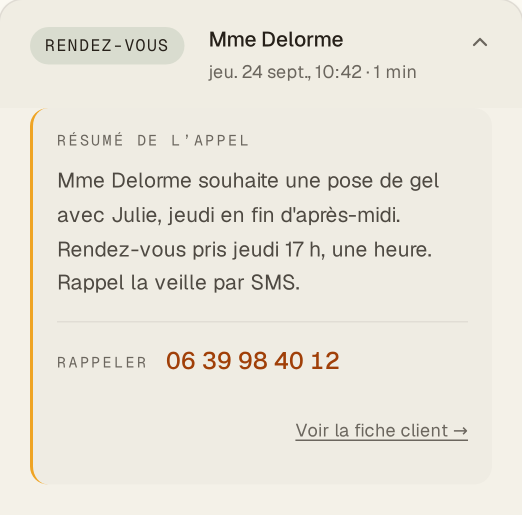
#> input picture videos/ux-retravail/24h-chez-vokio/assets/captures/institut_beaute-brut.png, 1044 x 1029 px (shown at 1/2 size); its folder holds 4 pictures in this run
$ python preparer.py
#> lines starting #> are read from the running program, lines starting #| are printed output that depends on the picture
#!/usr/bin/env python3
"""Prépare les quatre cartes de « 24 h chez Vokio » (25/09).

Source : assets/captures/<metier>-brut.png, la carte « appel déplié » filmée dans
app.vokio.fr (plans.py) après garnir_24h.py (/root/vokio-deploy/24h-vokio-250926/).

1. Coupe tout ce qui suit le résumé (filet, « Rappeler 06 … », lien vers la fiche) et
   recolle le bas arrondi de la boîte : aucun numéro à l'écran, trois lignes de moins.
2. Efface le paragraphe du résumé à la couleur du fond de la boîte (carte vide) :
   le texte est réécrit en HTML par-dessus, pour pouvoir souligner la phrase clé.
3. Écrit cartes.json : hauteur de chaque carte et position de la première ligne,
   relevées sur les pixels, jamais saisies.
"""
import json
from pathlib import Path
from PIL import Image

ICI = Path(__file__).parent
CAP = ICI / "assets" / "captures"
FOND_BOITE = (239, 236, 227)


def grappes(im):
    """Rangées d'encre regroupées : [(y0, y1, x0, x1)]."""
    W, H = im.size
    px = im.load()
    out, cur = [], None
    for y in range(H):
        xs = [x for x in range(70, 1000) if sum(px[x, y]) < 600]
        if xs and cur is None:
            cur = [y, y, min(xs), max(xs)]
        elif xs:
            cur[1], cur[2], cur[3] = y, min(cur[2], min(xs)), max(cur[3], max(xs))
        elif cur:
            out.append(tuple(cur)); cur = None
    return out


res = {}
for m in ["institut_beaute", "restaurant", "veterinaire", "plombier"]:
    im = Image.open(CAP / f"{m}-brut.png").convert("RGB")
#> im is the input picture: PIL image 1044x1029 RGB; mean R, G, B 233.9, 230.3, 220.4
    W, H = im.size
#> W = 1044; H = 1029
    g = grappes(im)
#> the loop in grappes, `for y in range(H):` made 1029 passes
#> after the loop in grappes, `for y in range(H):`: out = 13 items, first 6: (63, 102, 92, 973), (130, 161, 417, 830), (217, 232, 70, 87), (264, 267, 145, 240), (269, 291, 116, 494), (345, 381, 118, 877)
#> g has the same summary as out in grappes
    # les lignes du résumé : après l'étiquette « RÉSUMÉ DE L'APPEL » (y≈270-291),
    # corps ~37 px, pas de 68-69 px ; la suivante qui décroche de plus de 100 px est « Rappeler »
    corps = [c for c in g if c[0] > 330 and 30 <= c[1] - c[0] <= 42]
#> corps = [(345, 381, 118, 877), (413, 450, 116, 798), (483, 519, 118, 861), (548, 585, 118, 597), (703, 738, 116, 676)]
    lignes = [corps[0]]
#> lignes = [(345, 381, 118, 877)]
    for c in corps[1:]:
        if c[0] - lignes[-1][0] > 100:
            break
        lignes.append(c)
#> this loop made 4 passes
#> after the loop, lignes = [(345, 381, 118, 877), (413, 450, 116, 798), (483, 519, 118, 861), (548, 585, 118, 597)]
    y_prem, y_der = lignes[0][0], lignes[-1][1]
#> y_prem = 345; y_der = 585
    # bas de la boîte : premier y, sous le lien, où la colonne x=500 quitte le fond de boîte
    px = im.load()
    bb = next(y for y in range(y_der + 200, H) if px[500, y] != FOND_BOITE and px[500, y - 1] == FOND_BOITE)
#> bb = 969
    coupe_haut = y_der + 44            # un peu d'air sous la dernière ligne
#> coupe_haut = 629
    bas = im.crop((0, bb - 36, W, H))  # l'arrondi du bas de la boîte et la marge
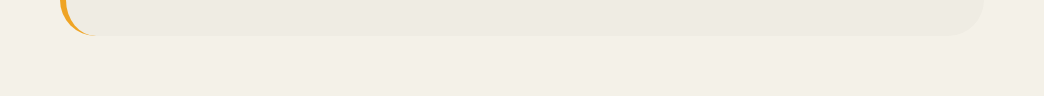
#> bas: PIL image 1044x96 RGB; mean R, G, B 242.4, 239.2, 230
    vide = im.crop((0, 0, W, coupe_haut)).copy()
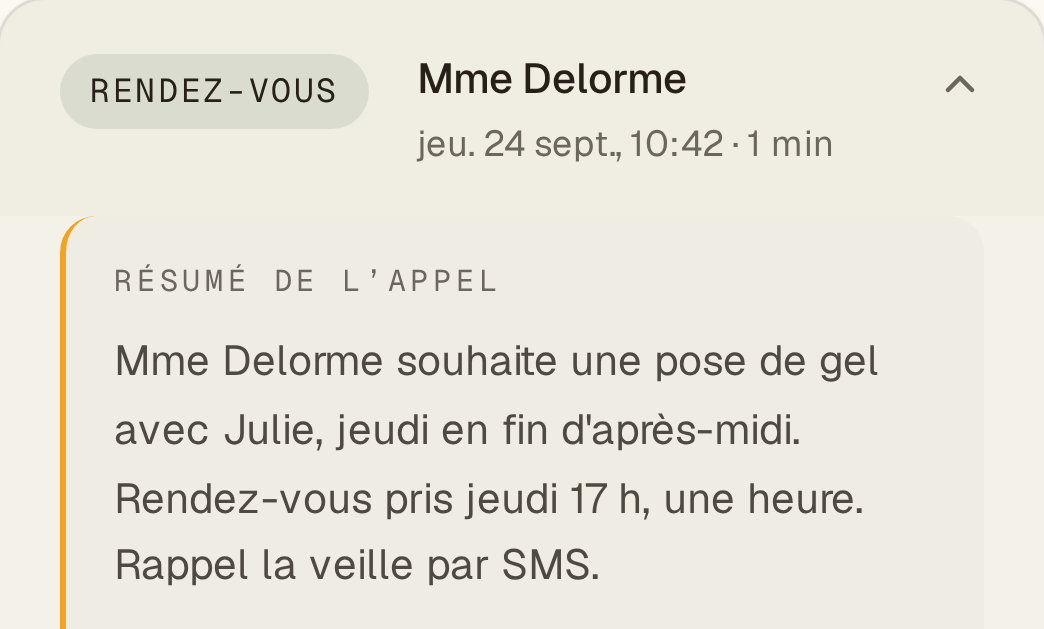
#> vide: PIL image 1044x629 RGB; mean R, G, B 231.3, 228.1, 218.3
    # efface le paragraphe
    for y in range(y_prem - 14, coupe_haut):
        for x in range(96, 962):
            vide.putpixel((x, y), FOND_BOITE)
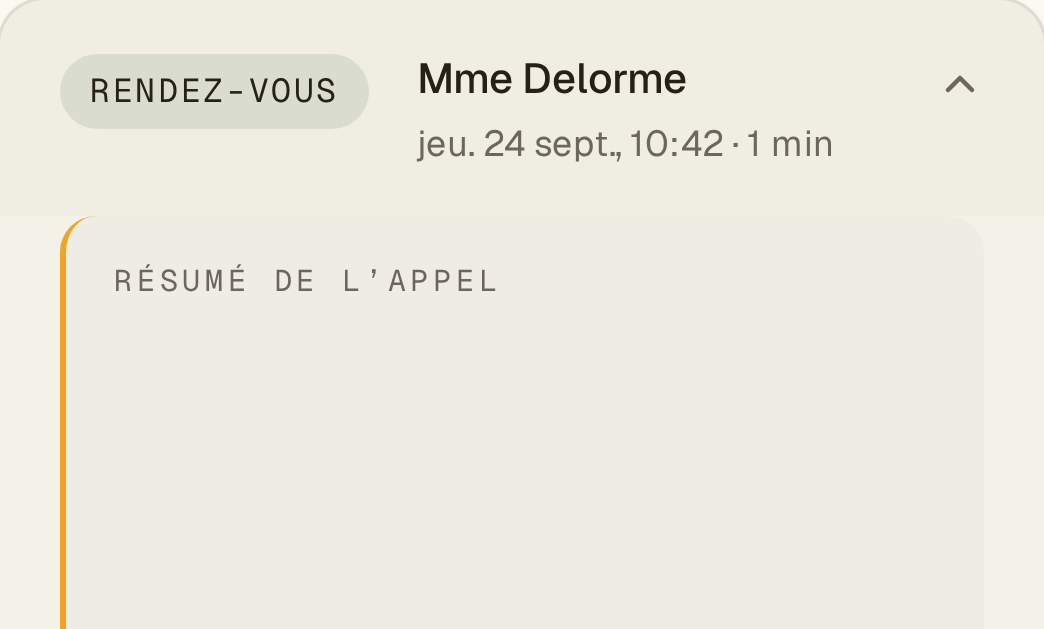
#> vide: PIL image 1044x629 RGB; mean R, G, B 236.7, 233.6, 223.7
    out = Image.new("RGB", (W, vide.height + bas.height))
#> out: PIL image 1044x725 RGB; every value is 0
    out.paste(vide, (0, 0)); out.paste(bas, (0, vide.height))
#> after `out.paste(vide, (0, 0))`:
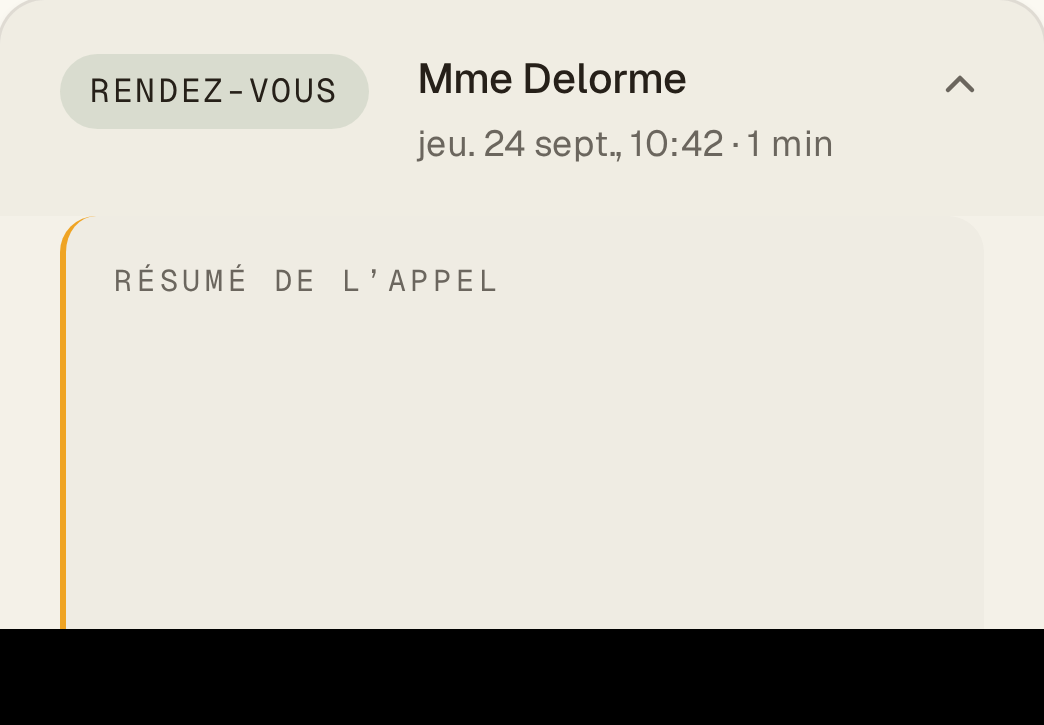
#> out: PIL image 1044x725 RGB; mean R, G, B 205.3, 202.6, 194.1
#> after `out.paste(bas, (0, vide.height))`:
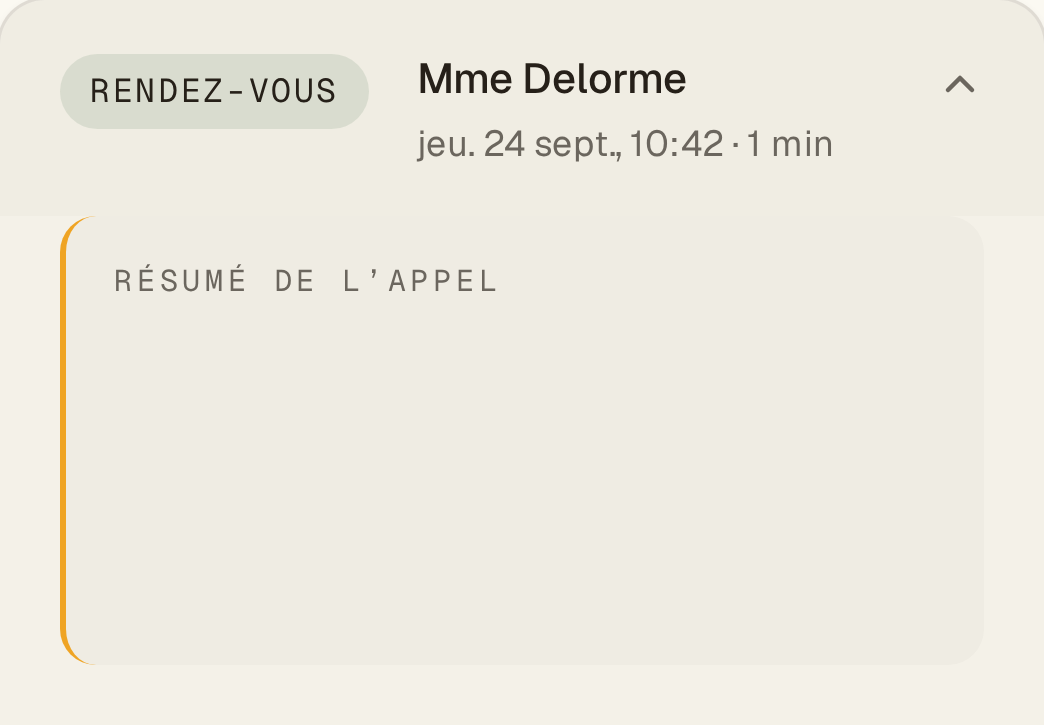
#> out: PIL image 1044x725 RGB; mean R, G, B 237.4, 234.3, 224.6
    out.save(CAP / f"{m}-vide.png")
    res[m] = dict(largeur=W, hauteur=out.height, y_premiere_ligne=y_prem,
                  x_texte=min(c[2] for c in lignes), lignes=len(lignes))
    print(m, res[m])
#| institut_beaute {'largeur': 1044, 'hauteur': 725, 'y_premiere_ligne': 345, 'x_texte': 116, 'lignes': 4}
#> pass 2 of the loop `for m in ["institut_beaute", "restaurant", "veterinaire", "plombier"]:`:
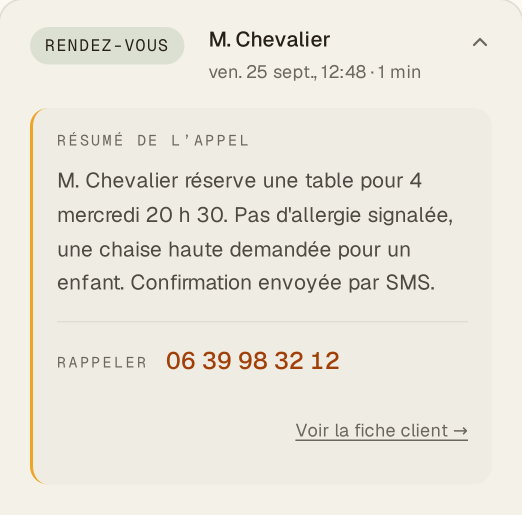
#> input picture videos/ux-retravail/24h-chez-vokio/assets/captures/restaurant-brut.png, 1044 x 1029 px (shown at 1/2 size)
#> im is the input picture: PIL image 1044x1029 RGB; mean R, G, B 234.4, 230.8, 221.1
#> the loop in grappes (call 2), `for y in range(H):` made 1029 passes
#> g = 13 items, first 6: (62, 102, 92, 973), (130, 161, 418, 839), (217, 232, 70, 87), (264, 267, 145, 240), (269, 291, 116, 494), (344, 381, 118, 842)
#> corps = [(344, 381, 118, 842), (413, 450, 117, 903), (482, 519, 117, 818), (548, 585, 116, 867), (703, 738, 116, 676)]
#> `lignes = [corps[0]]`: lignes = [(344, 381, 118, 842)]
#> the loop `for c in corps[1:]:` made 4 passes
#> after the loop `for c in corps[1:]:`: lignes = [(344, 381, 118, 842), (413, 450, 117, 903), (482, 519, 117, 818), (548, 585, 116, 867)]
#> y_prem = 344
#> after the loop `for y in range(y_prem - 14, coupe_haut):`:
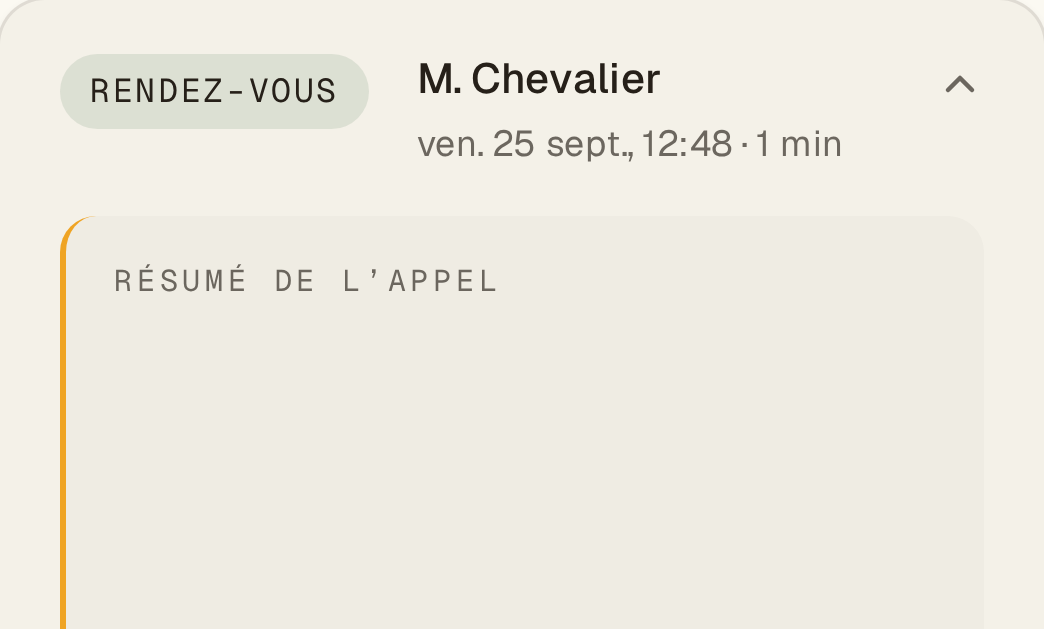
#> vide: PIL image 1044x629 RGB; mean R, G, B 238.1, 235, 225.5
#> `out.paste(bas, (0, vide.height))`:
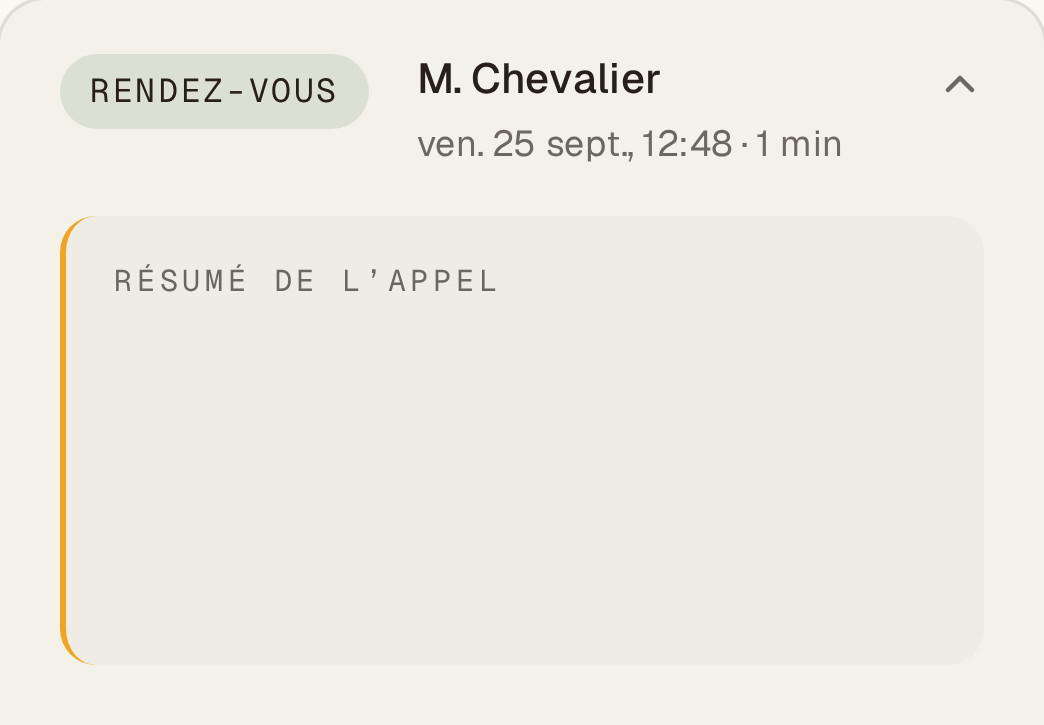
#> out: PIL image 1044x725 RGB; mean R, G, B 238.6, 235.6, 226.1
#| restaurant {'largeur': 1044, 'hauteur': 725, 'y_premiere_ligne': 344, 'x_texte': 116, 'lignes': 4}
#> pass 3 of the loop `for m in ["institut_beaute", "restaurant", "veterinaire", "plombier"]:`:
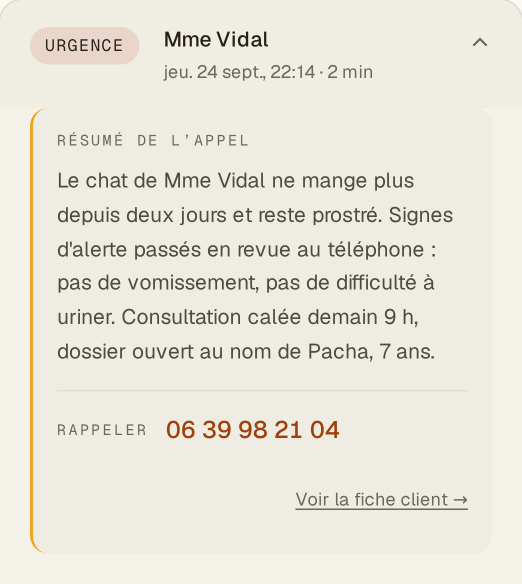
#> input picture videos/ux-retravail/24h-chez-vokio/assets/captures/veterinaire-brut.png, 1044 x 1167 px (shown at 1/2 size)
#> im is the input picture: PIL image 1044x1167 RGB; mean R, G, B 233.1, 229.2, 219.4
#> g = 15 items, first 6: (63, 102, 92, 973), (130, 161, 327, 743), (217, 232, 70, 87), (264, 267, 145, 240), (269, 291, 116, 494), (345, 381, 118, 826)
#> corps = [(345, 381, 118, 826), (413, 450, 116, 904), (482, 519, 116, 869), (548, 585, 117, 868), (617, 654, 117, 834), (687, 723, 116, 867), (841, 876, 116, 677)]
#> `lignes = [corps[0]]`: lignes = [(345, 381, 118, 826)]
#> the loop `for c in corps[1:]:` made 6 passes
#> after the loop `for c in corps[1:]:`: lignes = [(345, 381, 118, 826), (413, 450, 116, 904), (482, 519, 116, 869), (548, 585, 117, 868), (617, 654, 117, 834), (687, 723, 116, 867)]
#> y_prem = 345; y_der = 723
#> bb = 1107
#> coupe_haut = 767
#> after the loop `for y in range(y_prem - 14, coupe_haut):`:
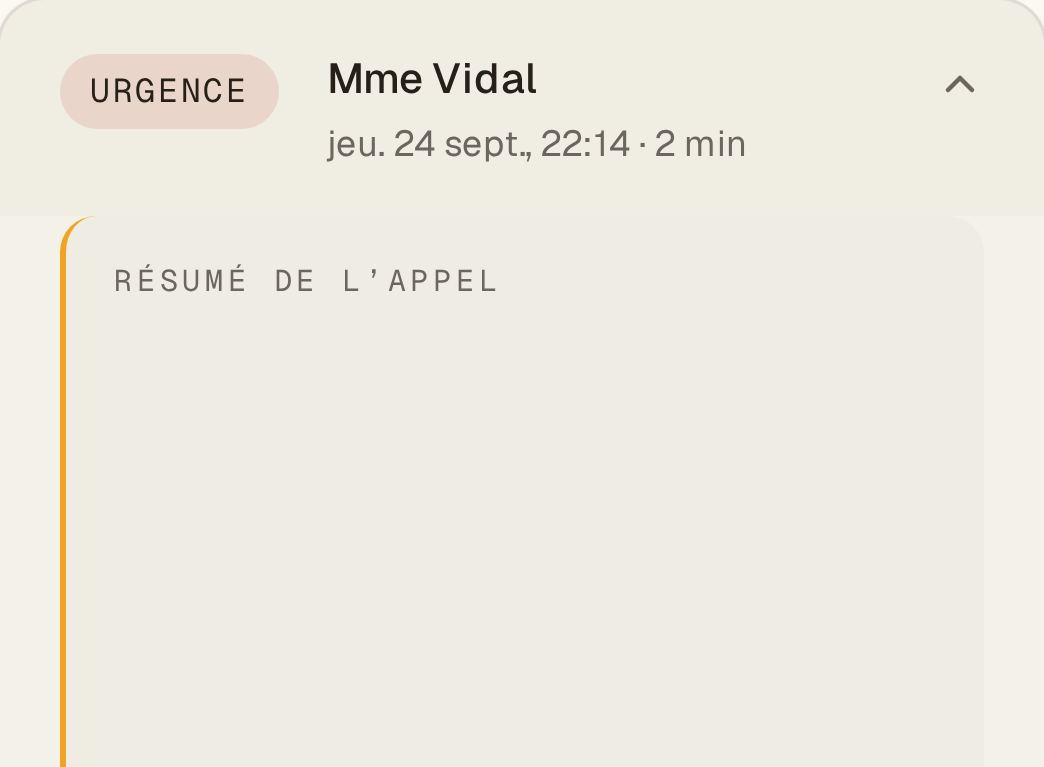
#> vide: PIL image 1044x767 RGB; mean R, G, B 237.9, 234.3, 224.5
#> `out.paste(bas, (0, vide.height))`:
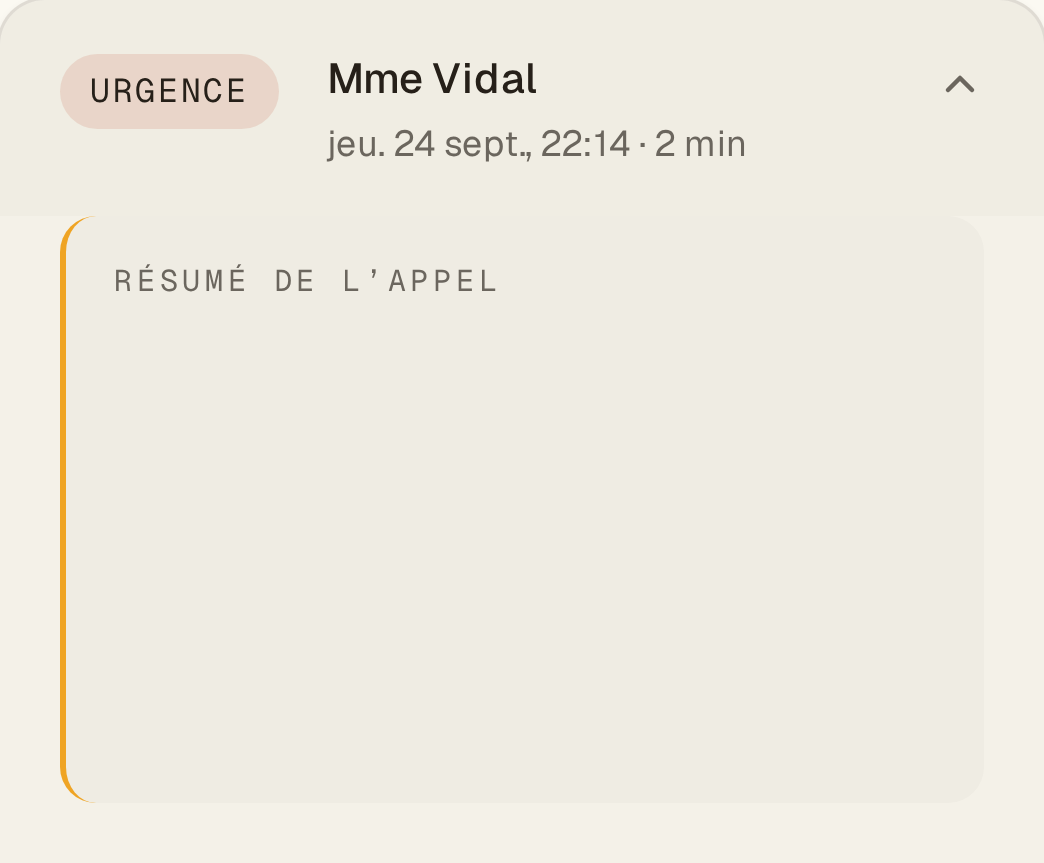
#> out: PIL image 1044x863 RGB; mean R, G, B 238.4, 234.9, 225.2
#| veterinaire {'largeur': 1044, 'hauteur': 863, 'y_premiere_ligne': 345, 'x_texte': 116, 'lignes': 6}
#> the loop made 4 passes; the first 3 are shown
(ICI / "cartes.json").write_text(json.dumps(res, indent=1) + "\n")


# ── 26/09 · l'ouverture comme dans app.vokio.fr ─────────────────────────────
# La ligne repliée (plans.py, appel-1) puis le volet qui se déplie. Le chevron est
# retiré des deux images et redessiné en SVG, pour pivoter comme dans l'app
# (group-open:rotate-180) au lieu de fondre d'une image à l'autre.
# Chevron relevé sur les pixels : boîte (946, 76)-(973, 91), identique partout.
CHEVRON = (940, 70, 980, 98)
ENTETE_H = 216   # la bande d'en-tête de l'appel ouvert, avant le volet


def sans_chevron(im):
    im = im.copy()
    fond = im.getpixel((CHEVRON[0] - 6, CHEVRON[1]))
    for y in range(CHEVRON[1], CHEVRON[3]):
        for x in range(CHEVRON[0], CHEVRON[2]):
            im.putpixel((x, y), fond)
    return im


for m in res:
#> (the run stopped early here; a loop or call above may not have finished)
